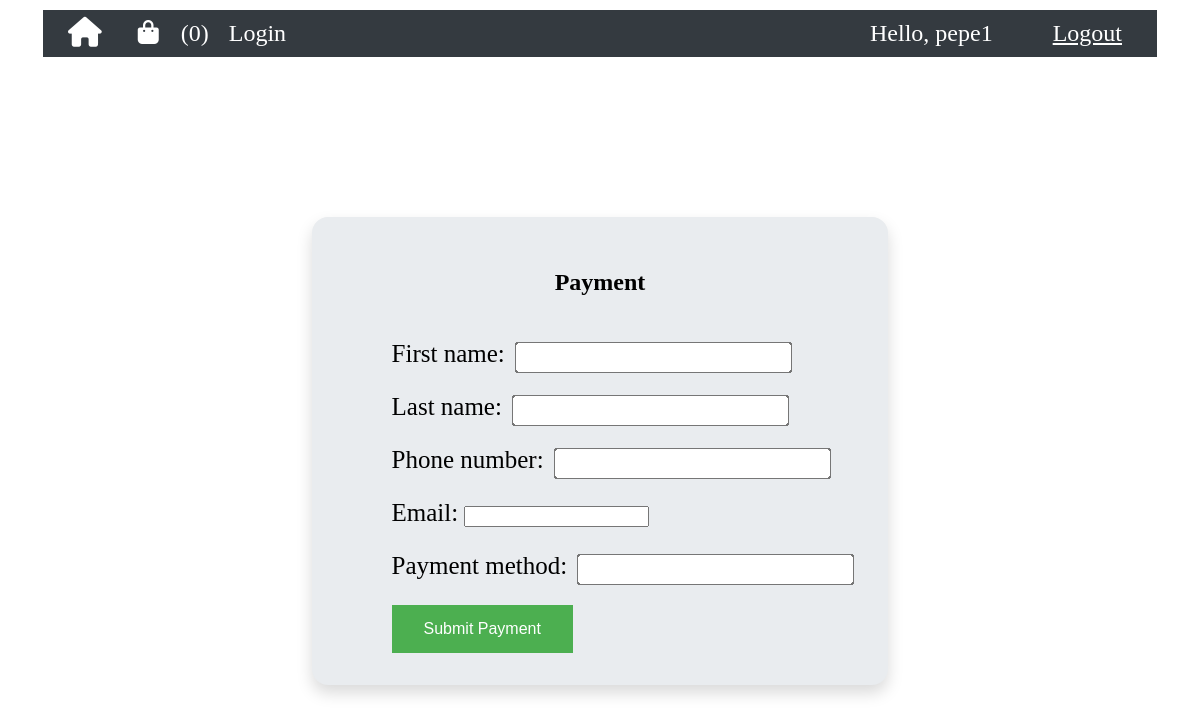
The page /payment/ (signed in) on the database as committed earlier.
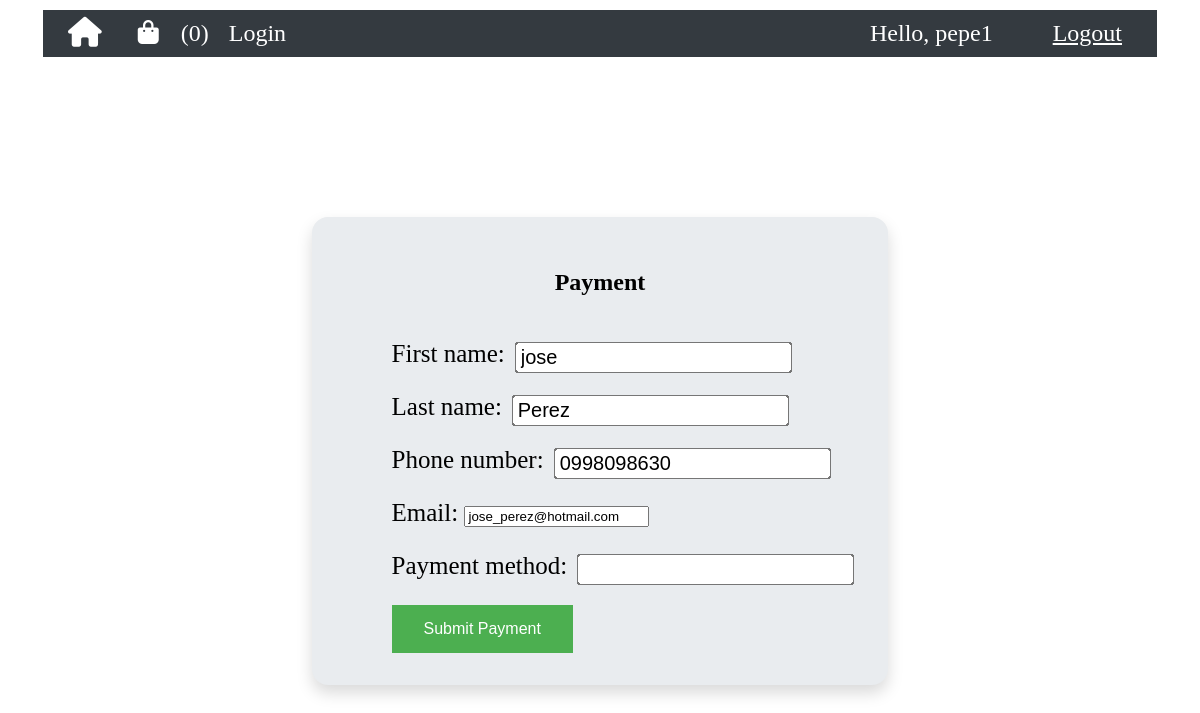
The same page on the database as committed later.
### book_store_arboleda/models.py (models this page shows, shortened)
class Customer(models.Model):
    user = models.OneToOneField(User, on_delete=models.CASCADE, unique=True)
    first_name = models.CharField(max_length=100)
    last_name = models.CharField(max_length=100)
    phone_number = models.CharField(max_length=20)
    email = models.EmailField()

### book_store_arboleda/views.py (the view)
# urls.py: path('payment/', views.payment, name='payment'),
@login_required
def payment(request):
    customer_form = CreateCustomerForm()
    if request.method == 'POST':
        payment_form = PaymentForm(request.POST)
        customer_form = CreateCustomerForm(request.POST)
        if payment_form.is_valid() and customer_form.is_valid():
            payment = payment_form.save(commit=False)
            try:
                existing_customer = Customer.objects.get(user=request.user)
                existing_customer.first_name = customer_form.cleaned_data['first_name']
                existing_customer.last_name = customer_form.cleaned_data['last_name']
                existing_customer.phone_number = customer_form.cleaned_data['phone_number']
                existing_customer.email = customer_form.cleaned_data['email']
                existing_customer.save()
                customer = existing_customer
            except Customer.DoesNotExist:
                customer = customer_form.save(commit=False)
                customer.user = request.user
                customer.save()
            payment.customer = customer
            payment.save()
            inventory(request, customer.id)
            return redirect('invoice', payment_id=payment.id, customer_id=customer.id)
    else:
        payment_form = PaymentForm()
        try:
            existing_customer = Customer.objects.get(user=request.user)
            initial_data = {
                'first_name': existing_customer.first_name,
                'last_name': existing_customer.last_name,
                'phone_number': existing_customer.phone_number,
                'email': existing_customer.email,
            }
            customer_form = CreateCustomerForm(initial=initial_data)
        except Customer.DoesNotExist:
            pass
    context = {
        'payment_form': payment_form,
        'customer_form': customer_form
    }
    return render(request, 'book_store_arboleda/payment.html', context)

### book_store_arboleda/forms.py (shortened to what this page needs)
class PaymentForm(ModelForm):
    class Meta:
        model = Payment
        fields = ['payment_method']

class CreateCustomerForm(forms.ModelForm):
    class Meta:
        model = Customer
        fields = ['first_name', 'last_name', 'phone_number', 'email']

### book_store_arboleda/templates/book_store_arboleda/payment.html (shortened to what this page needs)
{% extends "book_store_arboleda/base.html" %}
{% load static%}
{% block css %}
<link rel="stylesheet" type="text/css" href="{% static 'css/book_store_arboleda/paymentInfo.css' %}">
{% endblock %}
{% block content %}
<div class="container">
    <div class="jumbotron">
        <div class="title">
            <h2>Payment</h2>
        </div>
        <form method="POST" action="">
            <div class="form-group">
                {{customer_form.as_p}}
                {{ payment_form.as_p }}
            </div>
            <button type="submit" class="button">Submit Payment</button>
        </form>
    </div>
</div>
{% endblock %}

Rows that differ between the two databases and show on the page:
added Customer: first_name "jose", last_name "Perez", phone_number "0998098630", email "jose_perez@hotmail.com"
